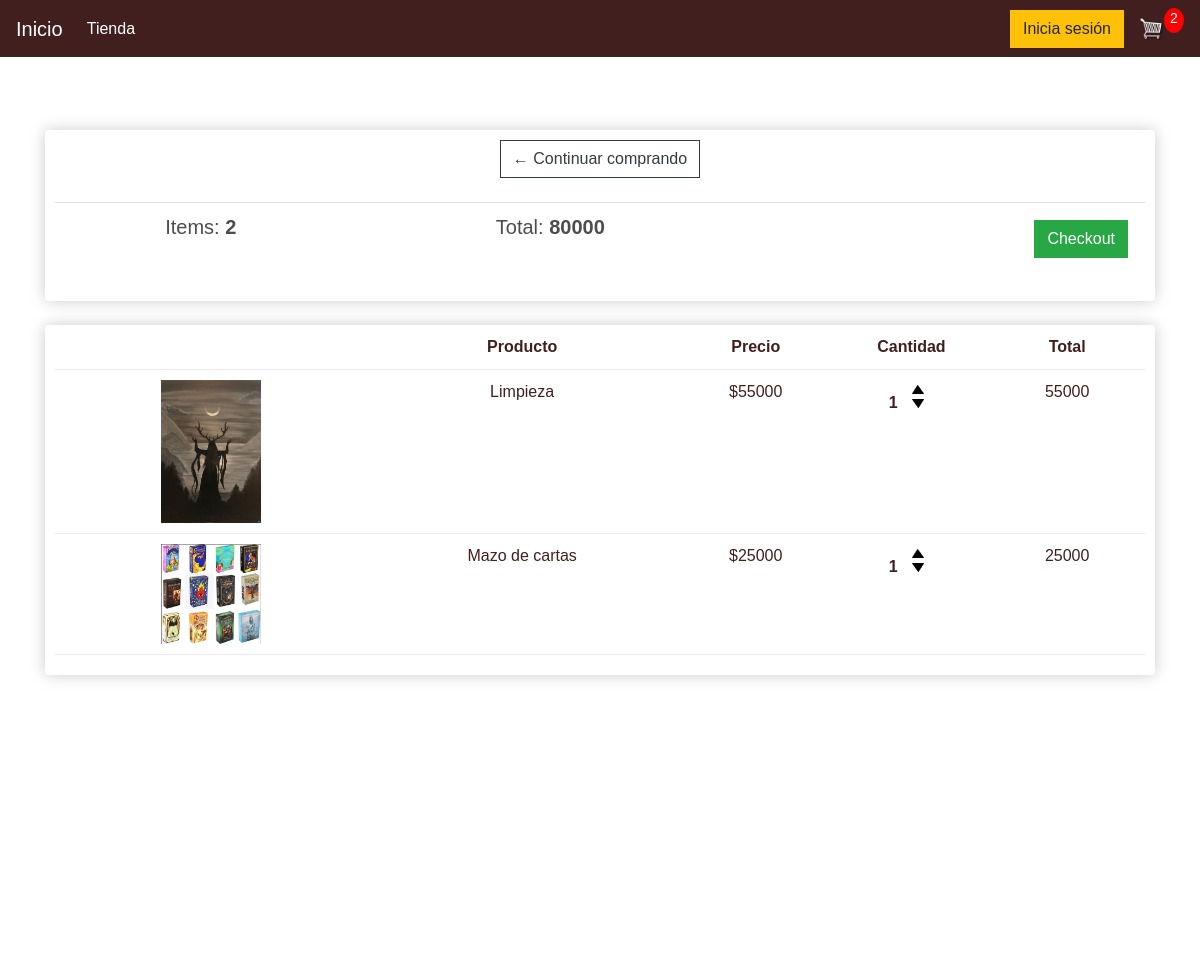
Screenshot of /carrito/ (signed in) with the database file from the repository.
### tienda/models.py (models this page shows, shortened)
class Orden(models.Model):
    cliente = models.ForeignKey(Cliente, on_delete=models.SET_NULL, null=True, blank=True)
    fecha_orden = models.DateTimeField(auto_now_add=True)
    completado = models.BooleanField(default=False)
    id_transaccion = models.CharField(max_length=100, null=True)
    @property
    def get_cart_total(self):
        ordenproducto = self.ordenproducto_set.all()
        total = sum([item.get_total for item in ordenproducto])
        return total
    @property
    def get_cart_items(self):
        ordenproducto = self.ordenproducto_set.all()
        total = sum([item.cantidad for item in ordenproducto])
        return total

class OrdenProducto(models.Model):
    producto = models.ForeignKey(Producto, on_delete=models.SET_NULL, null=True)
    orden = models.ForeignKey(Orden,on_delete=models.SET_NULL, null=True)
    cantidad = models.IntegerField(default=0, null=True,blank=True)
    fecha_agregado = models.DateTimeField(auto_now_add=True)
    @property
    def get_total(self):
        total = self.producto.precio * self.cantidad
        return total

class Producto(models.Model):
    nombre = models.CharField(max_length=200)
    precio = models.IntegerField()
    digital = models.BooleanField(default=False, null=True, blank=False)
    imagen = models.ImageField(null=True, blank=True)
    @property
    def imagenURL(self):
        try:
            url = self.imagen.url
        except:
            url = ''
        return url

### tienda/views.py (the view)
# urls.py: path('carrito/', views.carrito, name="carrito"),
def carrito(request):
    if request.user.is_authenticated:
        cliente= request.user.cliente
        orden, created= Orden.objects.get_or_create(cliente=cliente, completado=False)
        items = orden.ordenproducto_set.all()
        cartItems = orden.get_cart_items
    else:
        items = []
        orden = {'get_cart_total':0, 'get_cart_items':0, 'shipping':False}
        cartItems = orden['get_cart_items']
    context = {'items': items, 'orden':orden, 'cartItems': cartItems}
    return render(request, 'tienda/carrito.html', context)

### tienda/templates/tienda/carrito.html
{% extends 'tienda/main.html' %}
{% load static %}
    {% block content %}
    <br>
				<br>
                <br>
				<br>
	<div class="row">
		<div class="col-lg-12">
			<div class="box-element">
				<a  class="btn btn-outline-dark" href="{% url 'tienda' %}">&#x2190; Continuar comprando</a>
				<br>
				<br>
				<table class="table">
					<tr>
						<th><h5>Items: <strong>{{orden.get_cart_items}}</strong></h5></th>
						<th><h5>Total:<strong> {{orden.get_cart_total}}</strong></h5></th>
						<th>
							<a  style="float:right; margin:5px;" class="btn btn-success" href="{% url 'checkout' %}">Checkout</a>
						</th>
					</tr>
				</table>
			</div>
			<br>
			<div class="box-element">
				<div class="cart-row">
					<div style="flex:2"></div>
					<div style="flex:2"><strong>Producto</strong></div>
					<div style="flex:1"><strong>Precio</strong></div>
					<div style="flex:1"><strong>Cantidad</strong></div>
					<div style="flex:1"><strong>Total</strong></div>
				</div>
				{% for item in items%}
				<div class="cart-row">
					<div style="flex:2"><img class="row-image" src="{{item.producto.imagenURL}}"></div>
					<div style="flex:2"><p>{{item.producto.nombre}}</p></div>
					<div style="flex:1"><p>${{item.producto.precio}}</p></div>
					<div style="flex:1">
						<p class="quantity">{{item.cantidad}}</p>
						<div class="quantity">
							<img data-product="{{item.producto.id}}" data-action="add" class="chg-quantity update-cart" src="{% static  'tienda/img/arrow-up.png' %}">
							<img data-product="{{item.producto.id}}" data-action="remove" class="chg-quantity update-cart" src="{% static  'tienda/img/arrow-down.png' %}">
						</div>
					</div>
					<div style="flex:1"><p>{{item.get_total}}</p></div>
				</div>
{% endfor %}
			</div>
		</div>
	</div>
    {% endblock content %}

### tienda/static/tienda/css/main.css (style rules this page uses)
* { box-sizing: border-box; }
body { font-family: 'Roboto', sans-serif; background-image: url(https://github.com/DanielContador/Shiluc/blob/master/img/imagenportada.jpg?raw=true); background-size: cover; color: white; font-family: Arial, Helvetica, sans-serif; text-align: center; }
h1, h2, h3, h4, h5, h6 { color: hsl(0, 0%, 30%); }
.box-element { box-shadow: hsl(0, 0%, 80%) 0 0 16px; background-color: #fff; border-radius: 4px; padding: 10px; }
.col-lg-4, .col-lg-6, .col-lg-8, .col-lg-12 { margin-top: 10px; }
.btn { border-radius: 0; }
.row-image { width: 100px; }
.cart-row { display: flex; align-items: flex-stretch; padding-bottom: 10px; margin-bottom: 10px; border-bottom: 1px solid #ececec; color: #421f1f; }
.quantity { display: inline-block; font-weight: 700; padding-right: 10px; }
.chg-quantity { width: 12px; cursor: pointer; display: block; margin-top: 5px; transition: .1s; }

### rows the page displays
Orden: get_cart_items "2", get_cart_total "80000"
OrdenProducto: producto.imagenURL (picture), producto.nombre "Limpieza", producto.precio "55000", cantidad "1", get_total "55000"
OrdenProducto: producto.imagenURL (picture), producto.nombre "Mazo de cartas", producto.precio "25000", cantidad "1", get_total "25000"

### other values shown
{{ cartItems }} "2"
